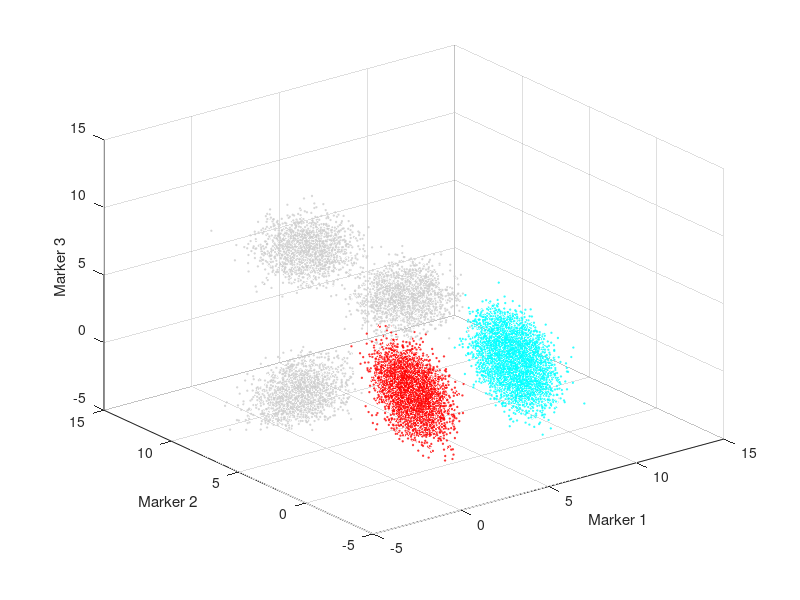

This chart was generated by the following MATLAB code: (Note: this script raises an error after producing the figure.)
%% Generating 2D Gating Hierarhcy from Clustered Cytometry Data
% Our algorithm cluster-to-gates(C2G) can visualize a clustered cytometry
% data in 2D gating hierarchy. The overall input to C2G are two variables:
% "data" and "label". "data" is a N-by-M matrix where N is the number of
% cells and M is the number of markers. "label" is a N-by-1 matrix and this
% matrix represent which cluster each cell belongs to (0 for ungated
% cells).  In this page, we will demonstrate how to use C2G to generate
% gating hierarchy on a simulated data and on a CYTOF dataset that are
% manually gated.
% The software and testing data can be downloaded *here* . 

%% Initialization and load the simulated data
% This simulated data set contain 20000 cells, which consist of 5
% populations.Two of the populations are addressed as known and labeled as
% 1 and 2. The cells in other populations are labeled 0 which means
% "ungated". A visualization of the original data is also shown in the
% following sections.
addpath('src')
addpath('libs')
load('testdata/simulated.mat','data','label');
markernames ={'Marker 1','Marker 2','Marker 3'};
fprintf('Size of "data" is %d-by-%d\n',size(data));
fprintf('Size of "label" is %d-by-%d\n',size(label));

%% Visualize the simulated data and pre-clustered simulated data in 3D
% In real application, this section is not necessay.
col = [0.8 0.8 0.8;hsv(length(unique(label))-1)];
figure('Position',[680 478 560 420]);
scatter3(data(:,1),data(:,2),data(:,3),1,col(label+1,:));
xlabel('Marker 1')
ylabel('Marker 2')
zlabel('Marker 3')
axis([-5 15 -5 15 -5 15]);

%% Run the analysis on the simulated data
% This section perform the analysis on the simulated data. If your data
% have no "ungated" cells, preclustered step can be skipped. If you skip
% precluster, the second and third parameter in function "C2G" should be
% the same. Compute local density step is also optional, it can decrease
% time cost in computing density when you want to try different parameter
% setting in "C2G". If you skipped it, no need to input the fourth
% parameter in "C2G".

% Precluster the simulated data
preclustered_label = cluster_ungated(data,label);
% Pre-compute the local density (optional)
density = compute_density(data,preclustered_label); 
% Call main part of the program and return a object m that store the
% results. The option "ignore_ratio" mean percentage of low density cells
% ignored when compute overlap between different populations
m = C2G(data,preclustered_label,label,density,'ignore_ratio',0.2); 
% Draw the obtained gating hierarchy
m.visulize_gating_sequence(data,markernames,1,0); 
% Show statistics
outtable = m.show_f_score(label); 

